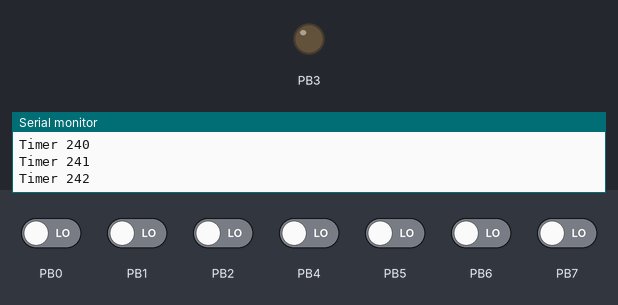
The program below on a simulated ATmega328P, built with avr-gcc and emulated at 16 MHz. Parts: output pins drawn as LEDs (lit = HIGH), the last lines printed to the serial monitor. The inputs (shaded band) are chosen by the test bench; at power-on: PB0–2, PB4–7 LOW.

Above: at 1.2 s.
1.3 s: PB1 driven HIGH
At 2.5 s:
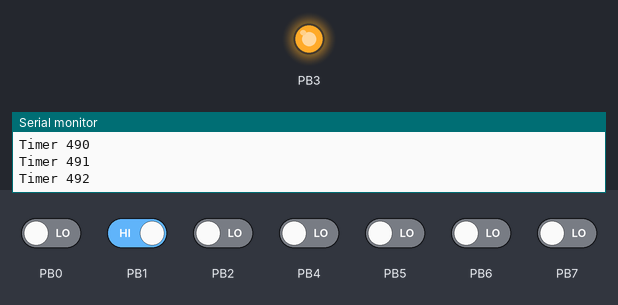
2.8 s: PB2 driven HIGH
Timing chart, 0 to 10.3 s (numbered marks = the images above; inputs shaded):
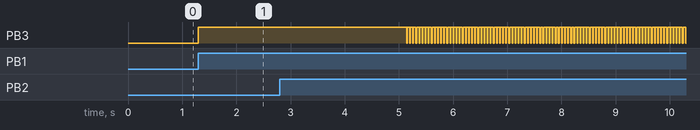

The program:

main.cpp
```cpp
//#include <util/delay.h>
#include <stdio.h>
#include <avr/io.h>
#include "UART.h"
#include "GPIO.h"
#include "Timer.h"

unsigned char i = 0;

unsigned long tempo = 100;

UART uart(19200, UART::DATABITS_8, UART::PARITY_NONE, UART::STOPBITS_1);

GPIO led(11, GPIO::OUTPUT);
GPIO botao(12, GPIO::INPUT);

Timer timer(1000);

void acende_led() {
	led.set(1);
}

void apaga_led() {
	led.set(0);
}

void setup() {


}

bool le_botao() {
	return botao.get();
}

char message[8];
void loop() {

	//uart.put(uart.get());

//	if (le_botao()) {
//		apaga_led();
//	} else {
//		acende_led();
//	}

led.set(botao.get());
sprintf(message,"Timer %d\n",timer.millis());
uart.puts(message);

}

int main() {
	setup();

	while (true) {
		loop();

	}
}
```

Timer.cpp
```cpp
/*
 * Timer.cpp
 *
 *  Created on: 24 de mar de 2017
 *      Author: aluno
 */

#include "Timer.h"
#include <avr/io.h>
#include <avr/interrupt.h>
unsigned long long Timer::_ticks=0;

Timer::Timer(Hertz freq) {
	// TODO Auto-generated constructor stub
TCCR0A=0x00;
TCCR0B=0x05; //div 1024
TIMSK0= 0x01; //liga int de ov
TCNT0= 0xF0;

}

Milliseconds Timer::millis() {
// VERSAO ERRADA
	isr_handler();
	return _ticks;
}
Microseconds Timer::micros() {

}

void Timer::delay(Milliseconds ms) {

}
void Timer::udelay(Microseconds us) {

}

void Timer::isr_handler(){
	TCNT0= 0xF0;
	_ticks ++;
}

ISR(TIMER0_OVF_vect){
	Timer::isr_handler();
}
```

Timer.h
```cpp
/*
 * Timer.h
 *
 *  Created on: 24 de mar de 2017
 *      Author: aluno
 */

#ifndef TIMER_H_
#define TIMER_H_

typedef unsigned long Hertz;
typedef unsigned long long Microseconds;
typedef unsigned long long Milliseconds;

class Timer {
public:


Timer(Hertz freq);
Milliseconds millis();
Microseconds micros();

void delay(Milliseconds ms);
void udelay(Microseconds us);

static void isr_handler();


private:
static unsigned long long _ticks;


};

#endif /* TIMER_H_ */
```

UART.cpp
```cpp
/*
 * UART.cpp
 *
 *  Created on: 15 de mar de 2017
 *      Author: aluno
 */

#include "UART.h"
#include <avr/io.h>

UART::UART(unsigned long br, DataBits_t db, ParityBits_t pr, StopBits_t sb) :
		_baudrate(br), _databits(db), _parity(pr), _stopbits(sb)

{   //configura o baudrate
	UBRR0 = (F_CPU / (16ul * _baudrate)) - 1;
	//liga o tx e o rx
	UCSR0B = (1 << RXEN0) | (1 << TXEN0); // Enable receiver and transmitter
	//set data bits

	if (_databits == DATABITS_9) {
		//--------FAZER ESSA PARTE
		UCSR0C = (UCSR0C & ~(7 << UCSZ00)) | (_databits << UCSZ00);
	} else {
		UCSR0C = (UCSR0C & ~(3 << UCSZ00)) | (_databits << UCSZ00);
	}

	//set parity
	UCSR0C = (UCSR0C & ~(3 << UPM00)) | (_parity << UPM00);
	//set stopbits
	UCSR0C = (UCSR0C & ~(1 << USBS0)) | (_stopbits << USBS0);

	//set frame:8N1
	//UCSR0C = (3<<UCSZ00);

	// TODO Auto-generated constructor stub

}

UART::~UART() {
	// TODO Auto-generated destructor stub
}
void UART::put(unsigned char data) {

	//Wait for empty transmit buffer
	while (!( UCSR0A & (1 << UDRE0)))
		;
	//Put data into buffer, sends the data
	UDR0 = data;

}

unsigned char UART::get() {

	//wait until data is received
	while (!( UCSR0A & (1 << RXC0)))
		;

	return UDR0;
}

void UART::puts(const char * s) {
	while (*s !='\0') {
		this->put(*s);
		s++;

	}
}
```

UART.h
```cpp
/*
 * UART.h
 *
 *  Created on: 15 de mar de 2017
 *      Author: aluno
 */

#ifndef UART_H_
#define UART_H_

class UART {
public:
	enum StopBits_t{
		STOPBITS_1=0,
		STOPBITS_2=1
	};
	enum ParityBits_t{
		PARITY_NONE=0,
		PARITY_EVEN=2,
		PARITY_ODD=3
	};

	enum DataBits_t{
		DATABITS_5=0,
		DATABITS_6=1,
		DATABITS_7=2,
		DATABITS_8=3,
		DATABITS_9=7
	};

	UART(unsigned long br=19200,
			DataBits_t db=DATABITS_8,
			ParityBits_t pr=PARITY_NONE,
			StopBits_t sb=STOPBITS_1);
   ~UART();

	void put (unsigned char data);
	unsigned char get();
	void puts(const char * s);


private :
	unsigned long _baudrate;
	DataBits_t _databits;
	ParityBits_t _parity;
	StopBits_t _stopbits;
};


#endif /* UART_H_ */
```

GPIO.cpp
```cpp
/*
 * GPIO.cpp
 *
 *  Created on: 22 de mar de 2017
 *      Author: aluno
 */

#include "GPIO.h"
#include <avr/io.h>

GPIO::GPIO(int pin, PortDirection_t dir) {
	// TODO Auto-generated constructor stub
	//CALCULAR A MASCARA

	if (pin >= 0 && pin <= 7) {
		mask = (1 << pin);
		ponteiro = &DDRD;
		pointer_port = &PORTD;
		pointer_pin = &PIND;

	} else if (pin >= 8 && pin <= 13) {
		mask = (1 << (pin - 8));
		ponteiro = &DDRB;
		pointer_port = &PORTB;
		pointer_pin = &PINB;

	} else if (pin >= 14 && pin <= 19) {
		mask = (1 << (pin - 14));
		ponteiro = &DDRC;
		pointer_port = &PORTC;
		pointer_pin = &PINC;
	} else {
		//TRATAR ERRO
	}

	if (dir) {
		*ponteiro = *ponteiro | mask;
	} else {
		*ponteiro = *ponteiro & ~(mask);
	}

}

GPIO::~GPIO() {
}

bool GPIO::get() {
	return (*pointer_pin & mask);

}

void GPIO::set(bool val) {
	if (val) {
		*pointer_port = *pointer_port | mask;
	} else {
		*pointer_port = *pointer_port & ~mask;
	}

}
```

GPIO.h
```cpp
/*
 * GPIO.h
 *
 *  Created on: 22 de mar de 2017
 *      Author: aluno
 */

#ifndef GPIO_H_
#define GPIO_H_
#include <stdint.h>


class GPIO {
public:
	enum PortDirection_t {
		INPUT = 0, OUTPUT = 1
	};

	GPIO(int pin, PortDirection_t dir);
	~GPIO();

	bool get();
	void set(bool val);

private:
	unsigned char mask;
	volatile uint8_t * ponteiro;
	volatile uint8_t * pointer_port;
	volatile uint8_t * pointer_pin;
};
#endif /* GPIO_H_ */
```

Measured:
- after the input at 1.3 s, PB3: LOW → HIGH at once
- after the input at 2.8 s, PB3: alternates HIGH for 0.05 s and LOW for 0.01 s, starting after 2.5 s
